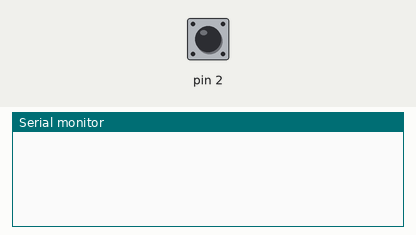
Simulated run of this sketch. Board: Arduino Uno, built with avr-gcc and run on an emulated ATmega328P. Parts: the last lines printed to the serial monitor. The inputs (shaded band) are chosen by the test bench; at power-on: pin 2 HIGH.

Above: at 1.2 s.
1.3 s: pin 2 pulled LOW for 0.15 s
At 2.4 s:
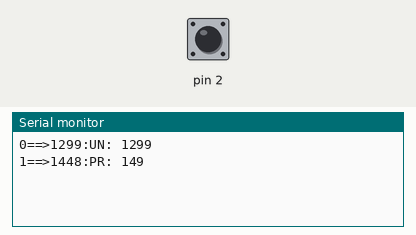
2.9 s: pin 2 pulled LOW for 1 s
At 4.4 s:
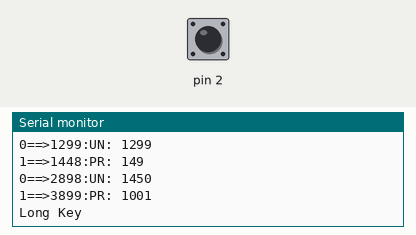
5.4 s: pin 2 pulled LOW for 0.15 s
At 5.53 s:
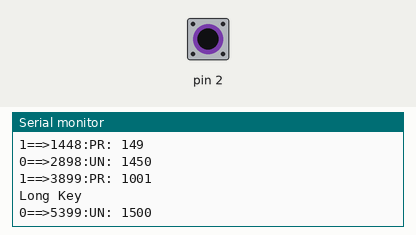
7.0 s: pin 2 pulsed LOW 2 times (0.12 s each, 0.3 s apart)
At 7.8 s:
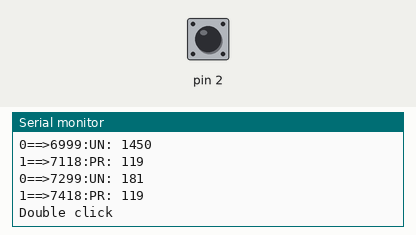
Timing chart, 0 to 10.0 s (numbered marks = the images above; inputs shaded):
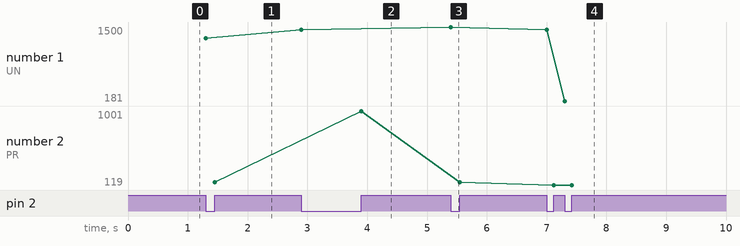

Measured:
- after the input at 1.3 s, the serial monitor: prints a new line at once (image 1)
- after the input at 2.9 s, the serial monitor: prints a new line at once (image 2)
- after the input at 5.4 s, the serial monitor: prints a new line at once (image 3)
- after the input at 7.0 s, the serial monitor: prints a new line at once (image 4)
- plotted number 1: 1299 → 1450 after the input at 2.9 s, 1450 → 1500 after the input at 5.4 s, 1500 → 181 after the input at 7.0 s
- plotted number 2: 149 → 1001 after the input at 2.9 s, 1001 → 150 after the input at 5.4 s, 150 → 119 after the input at 7.0 s

The sketch:

alarm_clock_git.ino
```cpp
int time1, time2, press_time, unpress_time, last_press_time;


enum CLOCK_MODE{
	NORMAL_STATE,
	TIME_SETTING,
	ALARM_TIME_SETTING,
	MUSIC_SELECT
};
enum CLOCK_MODE mode_flag =NORMAL_STATE;

void button_isr()
{
  Serial.print(digitalRead(2));
  Serial.print("==>");
  Serial.print(millis());
  Serial.print(":");
  if(digitalRead(2)==0)
  {
    time1 = millis();
    unpress_time = time1 - time2;
    Serial.print("UN: ");
    Serial.println(unpress_time);
  }
  else
  {
    time2 = millis();
    last_press_time = press_time;
    press_time = time2 -time1;
    Serial.print("PR: ");
    Serial.println(press_time);
    if(press_time>1000)
    {
      Serial.println("Long Key");
      mode_flag = ALARM_TIME_SETTING;
    }
    if(last_press_time <500 && press_time < 500 && unpress_time <500)
    {
      Serial.println("Double click");
      mode_flag = MUSIC_SELECT;
    }
  }

}

void setup() {
  Serial.begin(9600);
  pinMode(2,INPUT_PULLUP);
  attachInterrupt(0,button_isr,CHANGE);
}

void loop() {
  if(mode_flag ==ALARM_TIME_SETTING)
  {

    mode_flag = NORMAL_STATE;
  }
  else if(mode_flag == MUSIC_SELECT)
  {

    mode_flag = NORMAL_STATE;
  }
}
```
